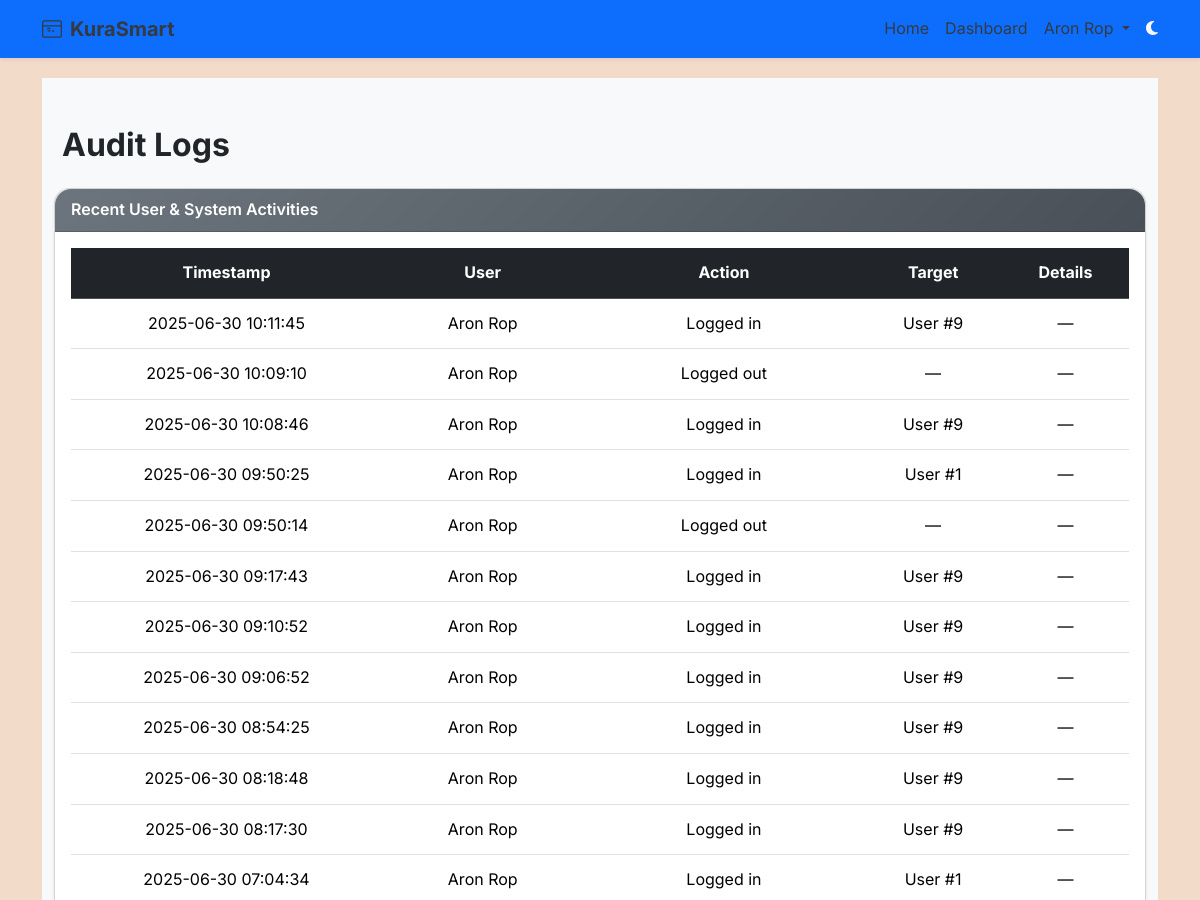
Page /admin/audit-logs (signed in, upper part) on the earlier database version.
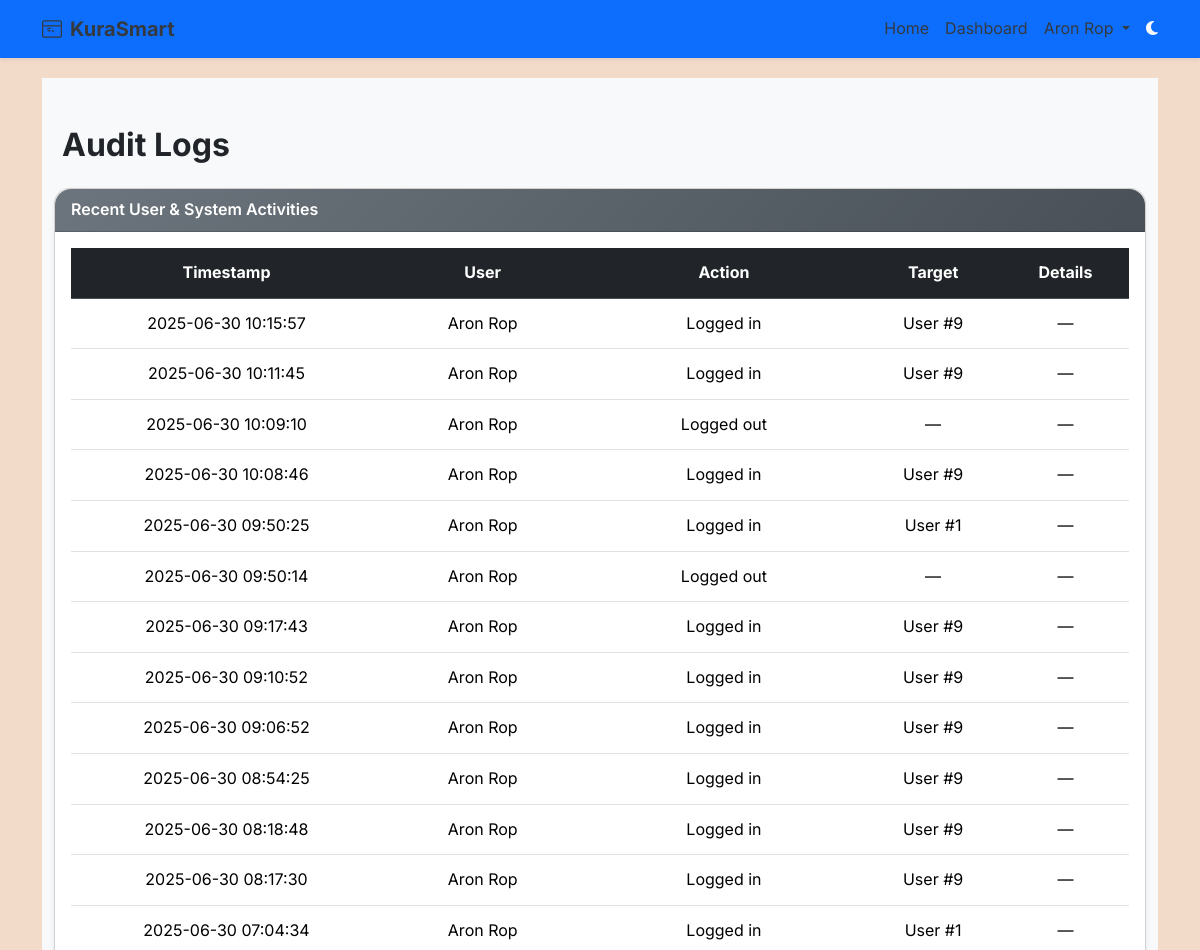
Same page on the later database version.
### app/models.py (models this page shows, shortened)
class User(db.Model, UserMixin):
    __tablename__ = 'users'
    id = db.Column(db.Integer, primary_key=True)
    email = db.Column(db.String(120), unique=True, nullable=False, index=True)
    full_name = db.Column(db.String(120), nullable=False)
    username = db.Column(db.String(80), unique=True, nullable=True)  # Informal only
    password_hash = db.Column(db.String(128), nullable=False)
    voting_type = db.Column(db.String(10), nullable=False, default="informal")  # 'formal' or 'informal'
    national_id = db.Column(db.String(20), unique=True, nullable=True)
    dob = db.Column(db.Date, nullable=True)
    gender = db.Column(db.String(10), nullable=True)
    county = db.Column(db.String(100), nullable=True)
    sub_county = db.Column(db.String(100), nullable=True)
    division = db.Column(db.String(100), nullable=True)
    location = db.Column(db.String(100), nullable=True)
    sub_location = db.Column(db.String(100), nullable=True)
    profile_image_url = db.Column(db.String(255), nullable=True)
    is_verified = db.Column(db.Boolean, default=False, index=True)
    is_superadmin = db.Column(db.Boolean, default=False)
    role = db.Column(db.Enum(UserRole), default=UserRole.voter, nullable=False, index=True)
    created_at = db.Column(db.DateTime, default=datetime.utcnow)
    candidates = db.relationship('Candidate', back_populates='user', lazy='dynamic')
    verification_requests = db.relationship('VerificationRequest', back_populates='user', lazy='dynamic')
    votes = db.relationship('Vote', back_populates='voter', lazy='dynamic')

class AuditLog(db.Model):
    __tablename__ = 'audit_logs'
    id = db.Column(db.Integer, primary_key=True)
    user_id = db.Column(db.Integer, db.ForeignKey('users.id'), nullable=False)
    action = db.Column(db.String(255), nullable=False)
    target_type = db.Column(db.String(50))
    target_id = db.Column(db.Integer)
    timestamp = db.Column(db.DateTime, default=datetime.utcnow)
    details = db.Column(db.Text)
    user = db.relationship('User', backref='audit_logs')

### app/routes/web_auth.py (the view)
@admin_web_bp.route('/audit-logs')
@login_required
@superadmin_required
def audit_logs():
    logs = AuditLog.query.order_by(AuditLog.timestamp.desc()).limit(100).all()
    return render_template('admin/audit_logs.html', logs=logs)

### app/context_processors.py (called while the page is built)
def inject_unread_notifs():
    if current_user.is_authenticated:
        count = Notification.query.filter_by(read=False).count()
    else:
        count = 0
    return {'unread_count': count}

### app/templates/admin/audit_logs.html (shortened to what this page needs)
{% extends "base.html" %}
{% block content %}
<div class="manage-elections-background py-5">
  <div class="container" data-aos="fade-up">
    <h2 class="mb-4 fw-bold">Audit Logs</h2>
    <div class="card shadow-sm rounded-4" data-aos="fade-left">
      <div class="card-header bg-gradient-secondary text-white fw-semibold rounded-top-4">Recent User & System Activities</div>
      <div class="card-body">
        {% if logs %}
        <div class="table-responsive">
          <table class="table align-middle table-hover text-center">
            <thead class="table-dark">
              <tr>
                <th>Timestamp</th>
                <th>User</th>
                <th>Action</th>
                <th>Target</th>
                <th>Details</th>
              </tr>
            </thead>
            <tbody>
              {% for log in logs %}
              <tr data-aos="fade-up" data-aos-delay="{{ loop.index * 50 }}">
                <td>{{ log.timestamp.strftime('%Y-%m-%d %H:%M:%S') }}</td>
                <td>{{ log.user.full_name }}</td>
                <td>{{ log.action }}</td>
                <td>
                  {% if log.target_type %}
                    {{ log.target_type }} #{{ log.target_id }}
                  {% else %}
                    —
                  {% endif %}
                </td>
                <td>{{ log.details or '—' }}</td>
              </tr>
              {% endfor %}
            </tbody>
          </table>
        </div>
        {% else %}
        <p class="text-center text-muted">No audit logs available.</p>
        {% endif %}
      </div>
    </div>
  </div>
</div>
{% endblock %}

### app/templates/base.html (shortened to what this page needs)
<!DOCTYPE html>
<html lang="en" data-bs-theme="auto">
<head>
    <link rel="stylesheet" href="https://cdn.jsdelivr.net/npm/bootstrap@5.3.3/dist/css/bootstrap.min.css">
    <link rel="stylesheet" href="https://cdn.jsdelivr.net/npm/aos@2.3.4/dist/aos.css">
    <link rel="stylesheet" href="{{ url_for('static', filename='styles.css') }}">
</head>
<body class="text-dark d-flex flex-column min-vh-100"
      style="font-family: 'Inter', sans-serif; line-height: 1.6; background-color: #F3DBCA;">
    <nav class="navbar navbar-expand-lg navbar-dark bg-primary sticky-top shadow-sm">
        <div class="container">
            <a class="navbar-brand fw-bold d-flex align-items-center gap-2" href="{{ url_for('main.index') }}">
                KuraSmart
              </a>
            <div class="collapse navbar-collapse" id="navCollapse">
                <ul class="navbar-nav ms-auto mb-2 mb-lg-0">
                    <li class="nav-item">
                        <a class="nav-link {% if request.endpoint == 'main.index' %}active{% endif %}" href="{{ url_for('main.index') }}">Home</a>
                    </li>
                    {% if current_user.is_authenticated %}
                        <li class="nav-item">
                            <a class="nav-link {% if request.endpoint == 'dashboard.dashboard' %}active{% endif %}" href="{{ url_for('dashboard.dashboard') }}">Dashboard</a>
                        </li>
                        <li class="nav-item dropdown">
                            <a class="nav-link dropdown-toggle" href="#" id="userMenu" role="button" data-bs-toggle="dropdown">
                                {{ current_user.full_name }}
                            </a>
                        </li>
                    {% endif %}
                </ul>
                <span id="theme-toggle" class="text-light ms-2" title="Toggle theme" style="cursor: pointer;">
                    <i class="fas fa-moon"></i>
                  </span>
            </div>
        </div>
    </nav>
    <main class="container py-1 flex-grow-1">
        {% block content %}{% endblock %}
    </main>
  <link
    rel="stylesheet"
    href="https://cdnjs.cloudflare.com/ajax/libs/font-awesome/6.5.0/css/all.min.css"
  />
</body>
</html>

### app/static/styles.css (style rules this page uses)
body { font-family: 'Segoe UI', Tahoma, Geneva, Verdana, sans-serif; background-color: #f8f9fa; margin: 0; padding: 0; }
.navbar-brand { font-weight: bold; color: #343a40 !important; }
.navbar-nav .nav-item .nav-link { color: #343a40; }

### app/templates/admin/audit_logs.html (style rules this page uses)
.manage-elections-background { background: #f8f9fb; min-height: 100vh; }
.bg-gradient-secondary { background: linear-gradient(135deg, #6c757d, #495057); }
.card { border-radius: 0.75rem; }
.table td, .table th { vertical-align: middle; padding: 0.75rem; }

### app/templates/base.html (style rules this page uses)
body { margin: 0; padding-bottom: 60px; font-family: Arial, sans-serif; }

Differences in the rows shown:
added AuditLog: timestamp "2025-06-30 10:15:57", user.full_name "Aron Rop", action "Logged in", target_type "User", target_id "9", details "—"
